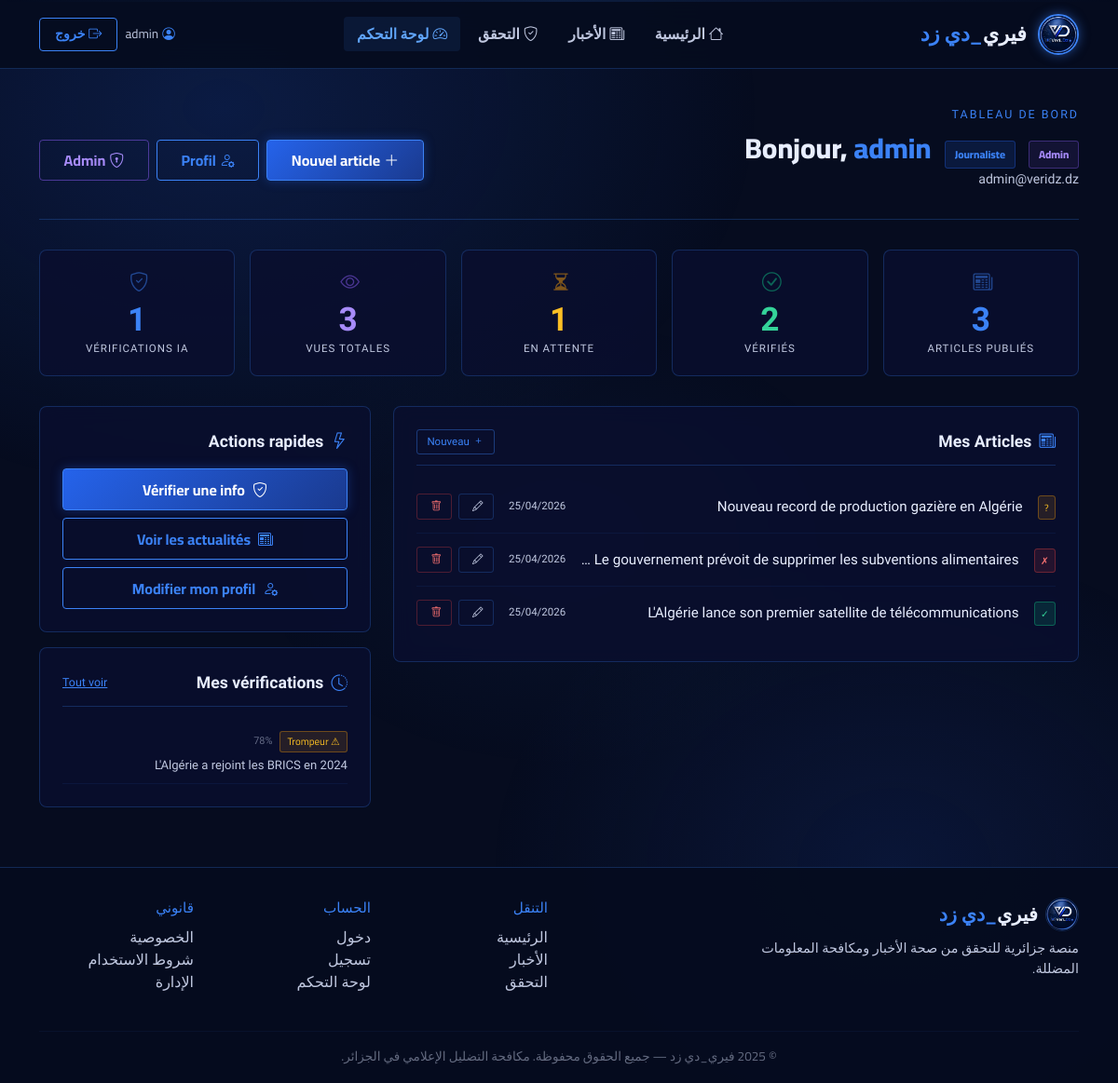
Page /dashboard/ (signed in) on the committed database.
### accounts/models.py (models this page shows, shortened)
class User(AbstractUser):
    is_journalist = models.BooleanField(default=False)
    bio = models.TextField(blank=True)
    organization = models.CharField(max_length=200, blank=True)
    avatar = models.ImageField(upload_to='avatars/', blank=True, null=True)
    class Meta:
        verbose_name = 'Utilisateur'
        verbose_name_plural = 'Utilisateurs'

### news/models.py (models this page shows, shortened)
class Article(models.Model):
    VERDICT_CHOICES = [
        ('unverified', 'Non vérifié'),
        ('true', 'Vrai'),
        ('false', 'Faux'),
        ('misleading', 'Trompeur'),
        ('partial', 'Partiellement vrai'),
    ]
    title = models.CharField(max_length=200)
    content = models.TextField()
    source_url = models.URLField(blank=True)
    author = models.ForeignKey(
        settings.AUTH_USER_MODEL,
        on_delete=models.CASCADE,
        related_name='articles'
    )
    category = models.ForeignKey(Category, on_delete=models.SET_NULL, null=True, blank=True)
    created_at = models.DateTimeField(auto_now_add=True)
    updated_at = models.DateTimeField(auto_now=True)
    is_verified = models.BooleanField(default=False)
    verdict = models.CharField(max_length=20, choices=VERDICT_CHOICES, default='unverified')
    verdict_explanation = models.TextField(blank=True)
    image = models.ImageField(upload_to='articles/', blank=True, null=True)
    views_count = models.PositiveIntegerField(default=0)
    class Meta:
        ordering = ['-created_at']
        verbose_name = 'Article'
        verbose_name_plural = 'Articles'

### factcheck/models.py (models this page shows, shortened)
class FactCheckResult(models.Model):
    VERDICT_CHOICES = [
        ('true', 'Vrai'),
        ('false', 'Faux'),
        ('misleading', 'Trompeur'),
        ('partial', 'Partiellement vrai'),
        ('unverifiable', 'Non vérifiable'),
    ]
    user = models.ForeignKey(
        settings.AUTH_USER_MODEL,
        on_delete=models.SET_NULL,
        null=True, blank=True,
        related_name='fact_checks'
    )
    input_text = models.TextField()
    input_url = models.URLField(blank=True)
    verdict = models.CharField(max_length=20, choices=VERDICT_CHOICES)
    confidence_score = models.FloatField(default=0.0)  # 0.0 - 1.0
    explanation = models.TextField()
    key_claims = models.TextField(blank=True)
    red_flags = models.TextField(blank=True)
    sources_suggested = models.TextField(blank=True)
    created_at = models.DateTimeField(auto_now_add=True)
    def confidence_pct(self):
        return int(self.confidence_score * 100)
    class Meta:
        ordering = ['-created_at']
        verbose_name = 'Résultat de vérification'
        verbose_name_plural = 'Résultats de vérification'

### dashboard/views.py (the view)
# urls.py: path('', views.dashboard_home, name='dashboard'),
@login_required
def dashboard_home(request):
    user = request.user
    my_articles = Article.objects.filter(author=user).order_by('-created_at')
    my_checks = FactCheckResult.objects.filter(user=user).order_by('-created_at')[:5]
    stats = {
        'total': my_articles.count(),
        'verified': my_articles.filter(is_verified=True).count(),
        'pending': my_articles.filter(is_verified=False).count(),
        'views': sum(a.views_count for a in my_articles),
        'checks': FactCheckResult.objects.filter(user=user).count(),
    }
    context = {
        'articles': my_articles[:8],
        'recent_checks': my_checks,
        'stats': stats,
    }
    return render(request, 'dashboard/dashboard.html', context)

### dashboard/templates/dashboard/dashboard.html (shortened to what this page needs)
{% extends 'base.html' %}
{% block nav_dash %}active{% endblock %}
{% block content %}
<div class="container">
    <div class="dash-header">
        <div style="font-family:var(--font-mono);font-size:0.78rem;color:var(--vd-bright);letter-spacing:2px;margin-bottom:0.5rem;">TABLEAU DE BORD</div>
        <div class="d-flex justify-content-between align-items-center flex-wrap gap-3">
            <div>
                <h1 class="vd-section-title mb-0">
                    Bonjour, <span class="accent">{{ user.username }}</span>
                    {% if user.is_journalist %}<span class="journalist-badge">Journaliste</span>{% endif %}
                    {% if user.is_staff %}<span class="journalist-badge" style="color:#a78bfa;border-color:rgba(139,92,246,0.35);background:rgba(139,92,246,0.1);">Admin</span>{% endif %}
                </h1>
                <p class="text-vd-silver mb-0" style="font-size:0.88rem;margin-top:0.3rem;">
                    {{ user.email }}{% if user.organization %} · {{ user.organization }}{% endif %}
                </p>
            </div>
            <div class="d-flex gap-2 flex-wrap">
                {% if user.is_journalist or user.is_staff %}
                <a href="/dashboard/article/new/" class="btn-vd-primary">
                    <i class="bi bi-plus-lg me-1"></i>Nouvel article
                </a>
                {% endif %}
                <a href="/accounts/profile/" class="btn-vd-outline">
                    <i class="bi bi-person-gear me-1"></i>Profil
                </a>
                {% if user.is_staff %}
                <a href="/admin/" class="btn-vd-outline" style="border-color:rgba(139,92,246,0.5);color:#a78bfa;">
                    <i class="bi bi-shield-lock me-1"></i>Admin
                </a>
                {% endif %}
            </div>
        </div>
    </div>
    <div class="stat-grid">
        <div class="stat-card">
            <div class="s-icon"><i class="bi bi-newspaper"></i></div>
            <div class="s-num">{{ stats.total }}</div>
            <div class="s-label">Articles publiés</div>
        </div>
        <div class="stat-card">
            <div class="s-icon" style="color:rgba(16,185,129,0.5);"><i class="bi bi-check-circle"></i></div>
            <div class="s-num" style="color:#34d399;">{{ stats.verified }}</div>
            <div class="s-label">Vérifiés</div>
        </div>
        <div class="stat-card">
            <div class="s-icon" style="color:rgba(245,158,11,0.5);"><i class="bi bi-hourglass-split"></i></div>
            <div class="s-num" style="color:#fbbf24;">{{ stats.pending }}</div>
            <div class="s-label">En attente</div>
        </div>
        <div class="stat-card">
            <div class="s-icon" style="color:rgba(139,92,246,0.5);"><i class="bi bi-eye"></i></div>
            <div class="s-num" style="color:#a78bfa;">{{ stats.views }}</div>
            <div class="s-label">Vues totales</div>
        </div>
        <div class="stat-card">
            <div class="s-icon"><i class="bi bi-shield-check"></i></div>
            <div class="s-num">{{ stats.checks }}</div>
            <div class="s-label">Vérifications IA</div>
        </div>
    </div>
    <div class="row g-4">
        <div class="col-lg-8">
            <div class="vd-card">
                <div class="section-head">
                    <span class="section-title"><i class="bi bi-newspaper me-2 text-vd-accent"></i>Mes Articles</span>
                    {% if user.is_journalist or user.is_staff %}
                    <a href="/dashboard/article/new/" class="btn-sm-vd" style="border-color:rgba(59,130,246,0.4);color:var(--vd-bright);">
                        <i class="bi bi-plus me-1"></i>Nouveau
                    </a>
                    {% endif %}
                </div>
                {% if articles %}
                {% for article in articles %}
                <div class="art-row">
                    <div class="flex-shrink-0">
                        {% if article.verdict == 'true' %}
                        <span class="badge-verified" style="font-size:0.65rem;padding:0.15rem 0.4rem;">✓</span>
                        {% elif article.verdict == 'false' %}
                        <span class="badge-fake" style="font-size:0.65rem;padding:0.15rem 0.4rem;">✗</span>
                        {% else %}
                        <span class="badge-unverified" style="font-size:0.65rem;padding:0.15rem 0.4rem;">?</span>
                        {% endif %}
                    </div>
                    <a href="/news/{{ article.pk }}/" class="art-title" style="text-decoration:none;">{{ article.title }}</a>
                    <span style="font-family:var(--font-mono);font-size:0.72rem;color:var(--vd-silver);flex-shrink:0;">
                        {{ article.created_at|date:"d/m/Y" }}
                    </span>
                    <div class="art-actions">
                        <a href="/dashboard/article/{{ article.pk }}/edit/" class="btn-sm-vd">
                            <i class="bi bi-pencil"></i>
                        </a>
                        <form method="post" action="/dashboard/article/{{ article.pk }}/delete/" style="display:inline;"
                              onsubmit="return confirm('Supprimer cet article ?')">
                            <button type="submit" class="btn-sm-vd del"><i class="bi bi-trash"></i></button>
                        </form>
                    </div>
                </div>
                {% endfor %}
                {% endif %}
            </div>
        </div>
        <div class="col-lg-4">
            <div class="vd-card mb-3">
                <div class="section-title mb-3"><i class="bi bi-lightning me-2 text-vd-accent"></i>Actions rapides</div>
                <div class="d-grid gap-2">
                    <a href="/fact-check/" class="btn-vd-primary text-center" style="padding:0.6rem;">
                        <i class="bi bi-shield-check me-2"></i>Vérifier une info
                    </a>
                    <a href="/news/" class="btn-vd-outline text-center" style="padding:0.6rem;">
                        <i class="bi bi-newspaper me-2"></i>Voir les actualités
                    </a>
                    <a href="/accounts/profile/" class="btn-vd-outline text-center" style="padding:0.6rem;">
                        <i class="bi bi-person-gear me-2"></i>Modifier mon profil
                    </a>
                </div>
            </div>
            {% if recent_checks %}
            <div class="vd-card">
                <div class="section-head">
                    <span class="section-title"><i class="bi bi-clock-history me-2 text-vd-accent"></i>Mes vérifications</span>
                    <a href="/fact-check/history/" class="text-vd-accent" style="font-size:0.78rem;">Tout voir</a>
                </div>
                {% for check in recent_checks %}
                <div style="padding:0.6rem 0;border-bottom:1px solid rgba(59,130,246,0.08);">
                    <div class="d-flex align-items-center gap-2 mb-1">
                        {% if check.verdict == 'true' %}
                        <span class="badge-verified" style="font-size:0.68rem;padding:0.15rem 0.45rem;">✓ Vrai</span>
                        {% elif check.verdict == 'false' %}
                        <span class="badge-fake" style="font-size:0.68rem;padding:0.15rem 0.45rem;">✗ Faux</span>
                        {% else %}
                        <span class="badge-unverified" style="font-size:0.68rem;padding:0.15rem 0.45rem;">⚠ {{ check.get_verdict_display }}</span>
                        {% endif %}
                        <span style="font-family:var(--font-mono);font-size:0.68rem;color:rgba(192,200,224,0.5);">{{ check.confidence_pct }}%</span>
                    </div>
                    <div style="font-size:0.82rem;color:var(--vd-silver);">{{ check.input_text|truncatechars:60 }}</div>
                </div>
                {% endfor %}
            </div>
            {% endif %}
        </div>
    </div>
</div>
{% endblock %}

### templates/base.html (shortened to what this page needs)
<!DOCTYPE html>
<html lang="ar" dir="rtl">
<head>
    {% load static %}
    <link rel="stylesheet" href="https://cdn.jsdelivr.net/npm/bootstrap@5.3.2/dist/css/bootstrap.rtl.min.css">
    <link href="https://cdn.jsdelivr.net/npm/bootstrap-icons@1.11.3/font/bootstrap-icons.css" rel="stylesheet">
</head>
<body>
{% load static %}
<nav class="vd-navbar navbar navbar-expand-lg sticky-top">
    <div class="container">
        <a class="navbar-brand" href="/">
            <img src="{% static 'images/logo.jpeg' %}" alt="VeriDz" class="brand-logo">
            <span class="brand-text">فيري<span>_دي زد</span></span>
        </a>
        <div class="collapse navbar-collapse" id="navMenu">
            <ul class="navbar-nav mx-auto gap-1">
                <li class="nav-item">
                    <a class="nav-link {% block nav_home %}{% endblock %}" href="/"><i class="bi bi-house me-1"></i>الرئيسية</a>
                </li>
                <li class="nav-item">
                    <a class="nav-link {% block nav_news %}{% endblock %}" href="/news/"><i class="bi bi-newspaper me-1"></i>الأخبار</a>
                </li>
                <li class="nav-item">
                    <a class="nav-link {% block nav_fact %}{% endblock %}" href="/fact-check/"><i class="bi bi-shield-check me-1"></i>التحقق</a>
                </li>
                {% if user.is_authenticated %}
                <li class="nav-item">
                    <a class="nav-link {% block nav_dash %}{% endblock %}" href="/dashboard/"><i class="bi bi-speedometer2 me-1"></i>لوحة التحكم</a>
                </li>
                {% endif %}
            </ul>
            <div class="d-flex align-items-center gap-2">
                {% if user.is_authenticated %}
                    <span class="text-vd-silver" style="font-size:0.85rem;font-family:var(--font-main);">
                        <i class="bi bi-person-circle me-1 text-vd-accent"></i>{{ user.username }}
                    </span>
                    <a href="/accounts/logout/" class="btn-vd-outline" style="font-size:0.88rem; padding:0.4rem 1rem;">
                        <i class="bi bi-box-arrow-right me-1"></i>خروج
                    </a>
                {% else %}
                    <a href="/accounts/login/" class="btn-vd-outline" style="font-size:0.88rem; padding:0.4rem 1rem;">دخول</a>
                    <a href="/accounts/signup/" class="btn-vd-primary" style="font-size:0.88rem; padding:0.4rem 1rem;">تسجيل</a>
                {% endif %}
            </div>
        </div>
    </div>
</nav>
<main>
    {% block content %}{% endblock %}
</main>
<footer class="vd-footer">
    <div class="container">
        <div class="row g-4">
            <div class="col-md-4">
                <div class="d-flex align-items-center gap-2 mb-2">
                    <img src="{% static 'images/logo.jpeg' %}" alt="VeriDz" style="width:36px;height:36px;border-radius:50%;border:1px solid var(--vd-border);">
                    <span class="footer-brand">فيري<span>_دي زد</span></span>
                </div>
                <p>منصة جزائرية للتحقق من صحة الأخبار ومكافحة المعلومات المضللة.</p>
            </div>
            <div class="col-md-2 offset-md-2">
                <p class="font-main mb-2" style="color:var(--vd-bright);font-size:0.95rem;">التنقل</p>
                <ul class="list-unstyled">
                    <li><a href="/">الرئيسية</a></li>
                    <li><a href="/news/">الأخبار</a></li>
                    <li><a href="/fact-check/">التحقق</a></li>
                </ul>
            </div>
            <div class="col-md-2">
                <p class="font-main mb-2" style="color:var(--vd-bright);font-size:0.95rem;">الحساب</p>
                <ul class="list-unstyled">
                    <li><a href="/accounts/login/">دخول</a></li>
                    <li><a href="/accounts/signup/">تسجيل</a></li>
                    <li><a href="/dashboard/">لوحة التحكم</a></li>
                </ul>
            </div>
            <div class="col-md-2">
                <p class="font-main mb-2" style="color:var(--vd-bright);font-size:0.95rem;">قانوني</p>
                <ul class="list-unstyled">
                    <li><a href="#">الخصوصية</a></li>
                    <li><a href="#">شروط الاستخدام</a></li>
                    <li><a href="/admin/">الإدارة</a></li>
                </ul>
            </div>
        </div>
        <hr style="border-color:var(--vd-border);margin-top:1.5rem;">
        <p class="text-center mb-0" style="font-size:0.85rem;color:rgba(192,200,224,0.5);font-family:var(--font-main);">
            © 2025 فيري_دي زد — جميع الحقوق محفوظة. مكافحة التضليل الإعلامي في الجزائر.
        </p>
    </div>
</footer>
</body>
</html>

### rows in the picture
User: username "admin", email "admin@veridz.dz"
Article: title "Nouveau record de production gazière en Algérie", created_at "25/04/2026"
Article: title "Rumeur : Le gouvernement prévoit de supprimer les subventions alimentair…", created_at "25/04/2026"
Article: title "L'Algérie lance son premier satellite de télécommunications", created_at "25/04/2026"
FactCheckResult: verdict "Trompeur", confidence_pct "78", input_text "L'Algérie a rejoint les BRICS en 2024"

### other values in the picture
{{ stats.total }} "3"
{{ stats.verified }} "2"
{{ stats.pending }} "1"
{{ stats.views }} "3"
{{ stats.checks }} "1"
